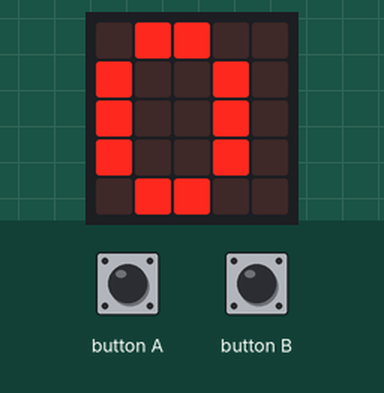
Recording of a program running on a simulated BBC micro:bit running MicroPython. On the bench: the board's 5×5 LED display. The test bench sets the inputs (shaded band).

Above: at 1.2 s.
1.3 s: button B pressed for 0.15 s
At 1.5 s:
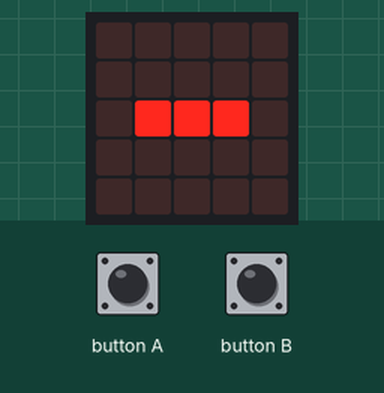
2.0 s: button B pressed for 1 s
At 2.71 s:
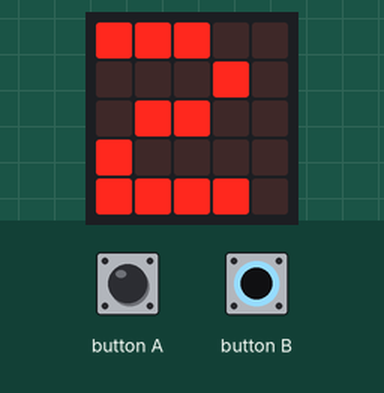
Timing chart, 0 to 5.0 s (numbered marks = the images above; inputs shaded):
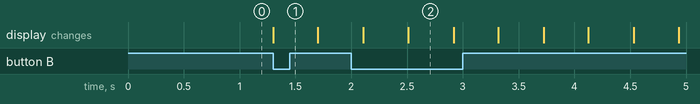

Measured:
- after the input at 1.3 s, the display: changes at once (image 1)
- after the input at 2.0 s, the display: first differs from a run without the input after 0.51 s (image 2)
- what the display in image 2 shows lasts 0.4 s, from 2.5 s to 2.9 s

The program:

example3.py
```python
# Imports go at the top
from microbit import *
num = 0

# Code in a 'while True:' loop repeats forever
while True:
    if button_a.get_presses():
        num = num + 1
    elif button_b.get_presses():
        num = num - 1
    else:
        display.show(num)
```
